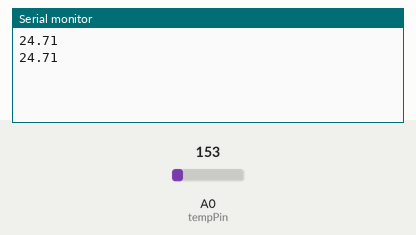
Simulated run of this sketch. Board: Arduino Uno, built with avr-gcc and run on an emulated ATmega328P. Shown: the last lines printed to the serial monitor. Inputs (shaded band) come from the test bench; at power-on: A0 (tempPin) = 153.

Above: at 2.8 s.
2.9 s: A0 (tempPin) set to 165
At 4.9 s:
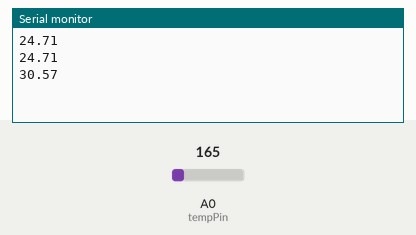
5.6 s: A0 (tempPin) set to 175
At 6.5 s:
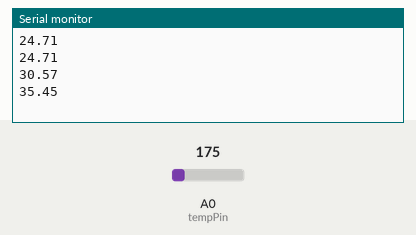
Timing chart, 0 to 8.6 s (numbered marks = the images above; inputs shaded):
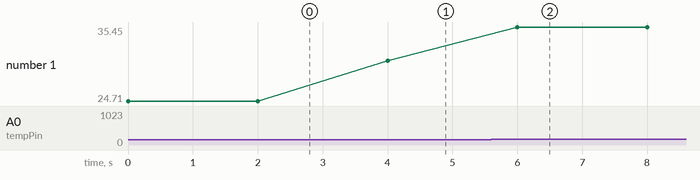

Measured:
- after the input at 2.9 s, the serial monitor: prints a new line after 1.1 s (image 1)
- after the input at 5.6 s, the serial monitor: prints a new line after 0.40 s (image 2)
- plotted number 1: 24.71 → 30.57 after the input at 2.9 s, 30.57 → 35.45 after the input at 5.6 s

The sketch:

temp.ino
```cpp
const int tempPin=A0;
void setup() {
  Serial.begin(9600);

}

void loop() {
  int tempVal=analogRead(tempPin);
  float voltage = (tempVal/1024.0)*5;
  float temperature = (voltage-0.5)*100.0;
  Serial.print(temperature);
  Serial.print("\n");
  delay(2000);
}
```
